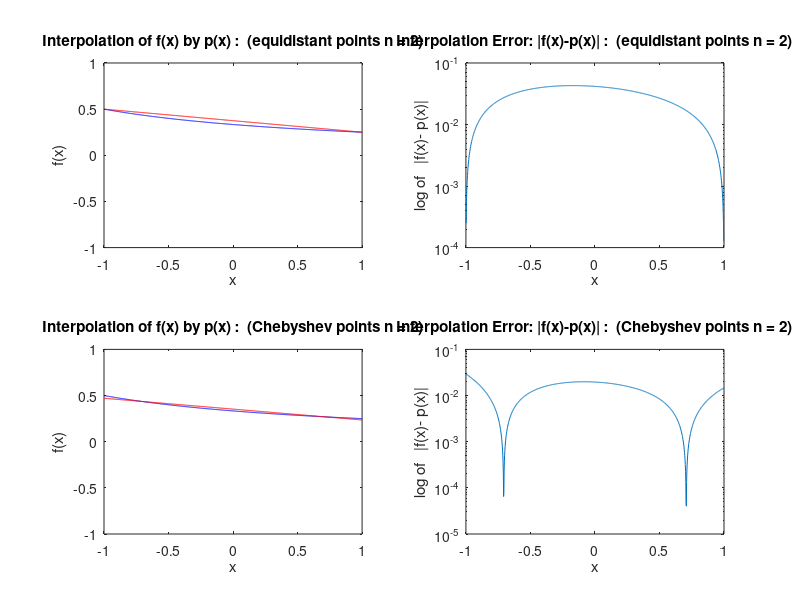
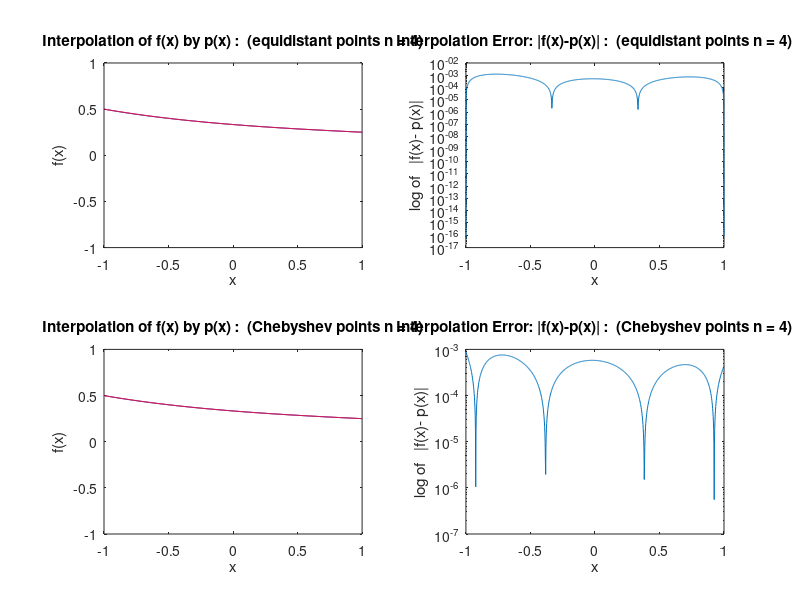
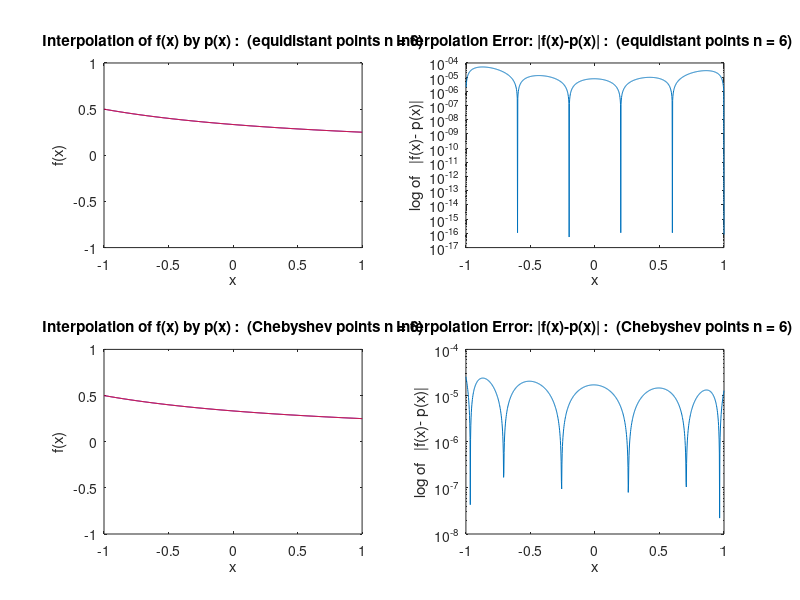
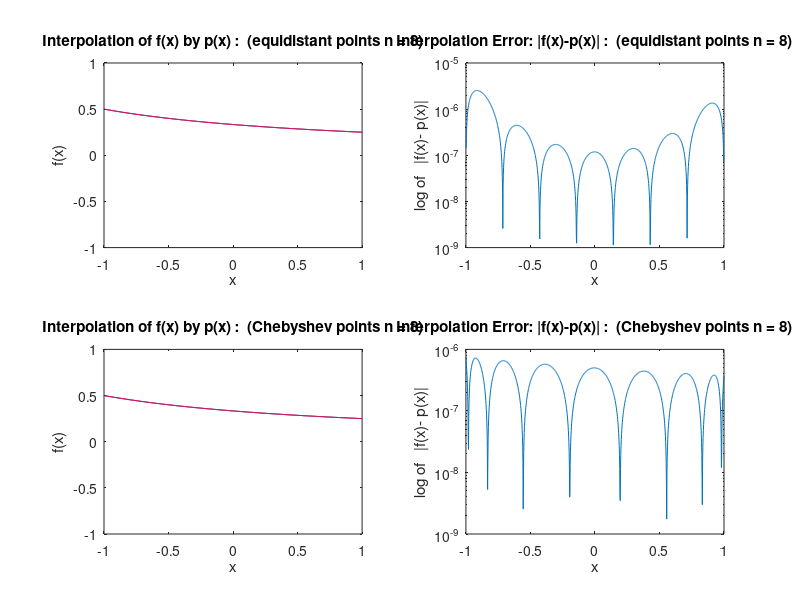

Reproduce these figures in MATLAB, in order.
%% ========================================================================
%Exercise 1 of Numerical Analysis Course, Coded by Hao Zhao, Feb 15,2016
%% ========================================================================

close all;

%========================================================================
%% --------------------Problems and Computer Exercises : 4.1.1 (a-1) ------
%========================================================================

for n = 2:2:16
 
    %% (1) option 1: define the equidistant points
    x = zeros(1,n);
    f = zeros(1,n);
    for i = 1:n
        x(i) = -1 + 2*(i-1)/(n-1);
        f(i) = 1/(3+x(i));
    end
    
    % define the Vandermonde Matrix for the linear system V'c = F
    V = zeros(n,n);
    c = zeros(n,1);
    p = zeros(n,1); 
    for i = 1:n
        for j = 1:n
            V(i,j) = x(i)^(j-1);
        end
    end
    % solve the linear sytem
    c = V\f';
    
    % define the actual solution of f(x), using denser sample (1000) used.
    m = 1000;
    x      = -1: 2/m :1;
    f_act  = 1 ./(3 + x);
    
    % define the numerical solution of f(x), using denser sample (1000) used.
    V_num  = zeros(size(x,2),size(c,1));
    for i = 1:size(x,2)
        for j = 1:size(c,1)
            V_num(i,j) = x(i)^(j-1);
        end
    end
    f_num  = V_num * c;
    
    % plot the f(x) series.
    figure;subplot(2,2,1);plot(x,f_act,'b',x,f_num,'r');
    axis([-1 1 -1 1])
    xlabel('x')
    ylabel('f(x)')
    title(sprintf('Interpolation of f(x) by p(x) :  (equidistant points n = %d)',n));
    
    % derive the calculation difference
    diff = abs(f_act-f_num');

    % plot the error.
    subplot(2,2,2);semilogy(x,diff);
    xlabel('x')
    ylabel('log of   |f(x)- p(x)|')
    title(sprintf('Interpolation Error: |f(x)-p(x)| :  (equidistant points n = %d)',n));
    
    %% (2) option 2: define the Chebyshev points
    x = zeros(1,n);
    f = zeros(1,n);
    for i = 1:n
        x(i) = cos((2*i-1)*pi/(2*n));
        f(i) = 1/(3+x(i));
    end
    
    % define the Vandermonde Matrix for the linear system V'c = F
    V = zeros(n,n);
    c = zeros(n,1);
    p = zeros(n,1); 
    for i = 1:n
        for j = 1:n
            V(i,j) = x(i)^(j-1);
        end
    end
    % solve the linear sytem
    c = V\f';
    
    % define the actual solution of f(x), using denser sample (1000) used.
    m = 1000;
    x      = -1: 2/m :1;
    f_act  = 1 ./(3 + x);
    
    % define the numerical solution of f(x), using denser sample (1000) used.
    V_num  = zeros(size(x,2),size(c,1));
    for i = 1:size(x,2)
        for j = 1:size(c,1)
            V_num(i,j) = x(i)^(j-1);
        end
    end
    f_num  = V_num * c;
    
    % plot the f(x) series.
    subplot(2,2,3);plot(x,f_act,'b',x,f_num,'r');
    axis([-1 1 -1 1])
    xlabel('x')
    ylabel('f(x)')
    title(sprintf('Interpolation of f(x) by p(x) :  (Chebyshev points n = %d)',n));
    
    % derive the calculation difference
    diff = abs(f_act-f_num');

    % plot the error.
    subplot(2,2,4);semilogy(x,diff);
    xlabel('x')
    ylabel('log of   |f(x)- p(x)|')
    title(sprintf('Interpolation Error: |f(x)-p(x)| :  (Chebyshev points n = %d)',n));
end

%========================================================================
%% --------------------Problems and Computer Exercises : 4.1.1 (a-2) ------
%========================================================================

for n = 16
    
    %% (1) option 1: define the equidistant points
    x = zeros(1,n);
    f = zeros(1,n);
    for i = 1:n
        x(i) = -1 + 2*(i-1)/(n-1);
        f(i) = 1/(3+x(i));
    end
    
    % add random perturbation for f(x)
    f_pert = f;
    f_pert(round(size(f,2)/2)) = f_pert(round(size(f,2)/2)) * 1.00001;
    
    % define the Vandermonde Matrix for the linear system V'c = F
    V = zeros(n,n);
    c = zeros(n,1);
    p = zeros(n,1); 
    for i = 1:n
        for j = 1:n
            V(i,j) = x(i)^(j-1);
        end
    end
    % solve the linear sytem
    c = V\f';
    c_pert = V\f_pert';
    
    
    % define the actual solution of f(x), using denser sample (1000) used.
    m = 1000;
    x      = -1: 2/m :1;
    f_act  = 1 ./(3 + x);
    
    % define the numerical solution of f(x), using denser sample (1000) used.
    V_num  = zeros(size(x,2),size(c,1));
    for i = 1:size(x,2)
        for j = 1:size(c,1)
            V_num(i,j) = x(i)^(j-1);
        end
    end

    f_num  = V_num * c;
    f_num_pert  = V_num * c_pert;
    
    % derive the calculation difference
    diff = abs(f_num_pert'-f_num');

    % plot the error.
    figure;subplot(2,1,1);semilogy(x,diff);
    xlabel('x')
    ylabel('log of   |q(x)- p(x)|')
    title(sprintf('Interpolation Error after single point small perturbation: |q(x)-p(x)| :  (equidistant points n = %d)',n));
     
    %% (2) option 2: define the Chebyshev points
    x = zeros(1,n);
    f = zeros(1,n);
    for i = 1:n
        x(i) = cos((2*i-1)*pi/(2*n));
        f(i) = 1/(3+x(i));
    end
    
    % add random perturbation for f(x)
    f_pert = f;
    f_pert(round(size(f,2)/2)) = f_pert(round(size(f,2)/2)) * 1.00001;
    
    % define the Vandermonde Matrix for the linear system V'c = F
    V = zeros(n,n);
    c = zeros(n,1);
    p = zeros(n,1); 
    for i = 1:n
        for j = 1:n
            V(i,j) = x(i)^(j-1);
        end
    end
    % solve the linear sytem
    c = V\f';

    % define the actual solution of f(x), using denser sample (1000) used.
    m = 1000;
    x      = -1: 2/m :1;
    f_act  = 1 ./(3 + x);
    
    % define the numerical solution of f(x), using denser sample (1000) used.
    V_num  = zeros(size(x,2),size(c,1));
    for i = 1:size(x,2)
        for j = 1:size(c,1)
            V_num(i,j) = x(i)^(j-1);
        end
    end
    
    f_num  = V_num * c;
    f_num_pert  = V_num * c_pert;
    
    % derive the calculation difference
    diff = abs(f_num_pert'-f_num');

    % plot the error.
    subplot(2,1,2);semilogy(x,diff);
    xlabel('x')
    ylabel('log of   |q(x)- p(x)|')
    title(sprintf('Interpolation Error after single point small perturbation: |q(x)-p(x)| :  (Chebyshev points n = %d)',n));
end


%========================================================================
%% --------------------Problems and Computer Exercises : 4.1.1 (b) ------
%========================================================================

for n = 8:8:16
    
    %% (1) option 1: define the equidistant points
    x = zeros(1,n);
    for i = 1:n
        x(i) = -1 + 2*(i-1)/(n-1);
        x_disc = x;
    end
    f = random('Normal',0,1,1,n);
    
    % define the Vandermonde Matrix for the linear system V'c = F
    V = zeros(n,n);
    c = zeros(n,1);
    p = zeros(n,1); 
    for i = 1:n
        for j = 1:n
            V(i,j) = x(i)^(j-1);
        end
    end
    % solve the linear sytem
    c = V\f';
    
    
    % define the actual solution of f(x), using denser sample (1000) used.
    m = 1000;
    x      = -1: 2/m :1;
    f_act  = 1 ./(3 + x);
    
    % define the numerical solution of f(x), using denser sample (1000) used.
    V_num  = zeros(size(x,2),size(c,1));
    for i = 1:size(x,2)
        for j = 1:size(c,1)
            V_num(i,j) = x(i)^(j-1);
        end
    end

    f_num  = V_num * c;
    
    % plot the f(x) series.
    figure;subplot(2,1,1);plot(x_disc,f,':bs',x,f_num,'r');
    axis([-1 1 -10 10])
    xlabel('x')
    ylabel('f(x)')
    title(sprintf('Interpolation of f(x) by p(x) :  (equidistant points n = %d)',n));

    

     
    %% (2) option 2: define the Chebyshev points
    x = zeros(1,n);
    for i = 1:n
        x(i) = cos((2*i-1)*pi/(2*n));
        x_disc = x;
    end
%     f = random('Normal',0,1,1,n);
    
    % define the Vandermonde Matrix for the linear system V'c = F
    V = zeros(n,n);
    c = zeros(n,1);
    p = zeros(n,1); 
    for i = 1:n
        for j = 1:n
            V(i,j) = x(i)^(j-1);
        end
    end
    % solve the linear sytem
    c = V\f';

    % define the actual solution of f(x), using denser sample (1000) used.
    m = 1000;
    x      = -1: 2/m :1;
    f_act  = 1 ./(3 + x);
    
    % define the numerical solution of f(x), using denser sample (1000) used.
    V_num  = zeros(size(x,2),size(c,1));
    for i = 1:size(x,2)
        for j = 1:size(c,1)
            V_num(i,j) = x(i)^(j-1);
        end
    end
    
    f_num  = V_num * c;
    
    % plot the f(x) series.
    subplot(2,1,2);plot(x_disc,f,':bs',x,f_num,'r');
    axis([-1 1 -10 10])
    xlabel('x')
    ylabel('f(x)')
    title(sprintf('Interpolation of f(x) by p(x) :  (Chebyshev points n = %d)',n));
end